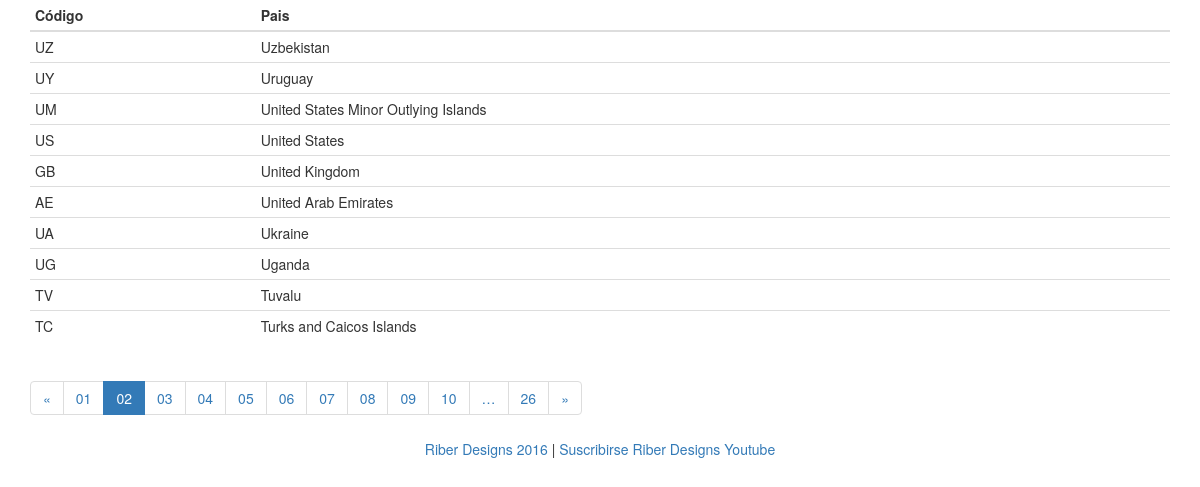
Screenshot of /?page=2 with the database file from the repository.
### tables this page shows
CREATE TABLE IF NOT EXISTS `Paises` (
  `Codigo` varchar(2) NOT NULL,
  `Pais` varchar(100) NOT NULL,
  PRIMARY KEY (`Codigo`)
);

### classPais.php (called while the page is built, shortened)
<?php
class Pais {
	public function mostrar_pais(){
		$bd= new connexio();
		$result=$bd->query("SELECT * FROM paises ORDER BY Pais DESC");
		$pais=array();
		while ($row = $result->fetch_object()) {
			$pais[]=array("Codigo"=>$row->Codigo,"Pais"=>utf8_decode($row->Pais));
		}
		$imprime= json_encode($pais);
		return $imprime;
	}
}

### index.php (the view, shortened to what this page needs)
<!DOCTYPE html>
<html>
<head>
	<link rel="stylesheet" href="css/bootstrap.min.css">
	<?php
	require_once 'classPais.php';
	require_once 'Zebra_Pagination.php';
	?>
</head>
<body>
	<div class="container">
		<table class="table table-condensed">
			<thead>
				<tr>
					<th>Código</th>
					<th>Pais</th>
				</tr>
			</thead>
			<tbody>
				<?php
				$pais = new Pais();
				$url=json_decode($pais->mostrar_pais(),true);
				$total_registro=count($url);
                $resultado = 10;
              	$limite=10;
              	$paginacion = new Zebra_Pagination();
              	$paginacion->records($total_registro);
              	$paginacion->records_per_page($resultado);
              	$url2=(($paginacion->get_page()-1)*$resultado);
              	$array=array_slice($url, $url2,$limite);
				foreach ($array as $key => $valor) {
				?>
				<tr>
					<td><?php echo $valor['Codigo']; ?></td>
					<td><?php echo $valor['Pais']; ?></td>
				</tr>
				<?php
				}
				?>
			</tbody>
		</table>
	</div>
	<footer>
		<center><a  href="http://www.riberdesigns.es" "email me">Riber Designs 2016</a> | <a  href="https://www.youtube.com/user/tribersounds" "email me">Suscribirse Riber Designs Youtube</a></center>
	</footer>
</body>
</html>

### rows the page displays
paises: Codigo "UZ", Pais "Uzbekistan"
paises: Codigo "UY", Pais "Uruguay"
paises: Codigo "UM", Pais "United States Minor Outlying Islands"
paises: Codigo "US", Pais "United States"
paises: Codigo "GB", Pais "United Kingdom"
paises: Codigo "AE", Pais "United Arab Emirates"
paises: Codigo "UA", Pais "Ukraine"
paises: Codigo "UG", Pais "Uganda"
paises: Codigo "TV", Pais "Tuvalu"
paises: Codigo "TC", Pais "Turks and Caicos Islands"

### other values shown
$this->_properties['previous'] "«"
$this->_properties['next'] "»"
